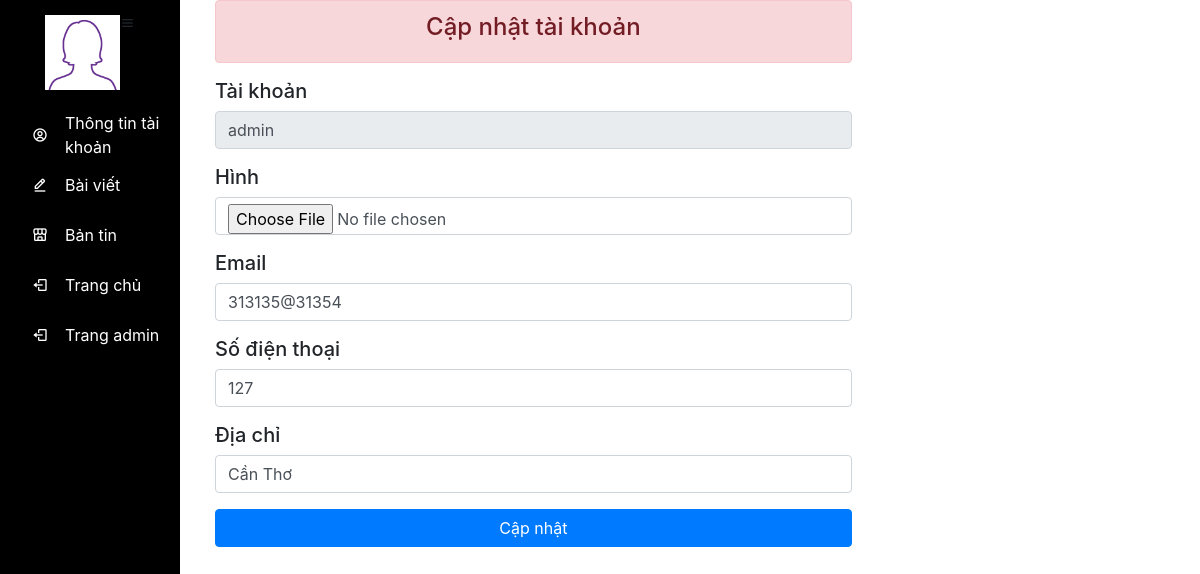
/view/tai_khoan/layout.php?tai_khoan_edit (signed in), run on the app's committed database.
### tables this page shows
CREATE TABLE `khach_hang` (
  `ten_dang_nhap` varchar(50) NOT NULL,
  `pass` varchar(100) NOT NULL,
  `hinh` varchar(500) NOT NULL,
  `email` varchar(50) NOT NULL,
  `sdt` varchar(10) NOT NULL,
  `dia_chi` varchar(50) NOT NULL,
  `vai_tro` varchar(20) NOT NULL,
  PRIMARY KEY (`ten_dang_nhap`),
  KEY `ten_dang_nhap` (`ten_dang_nhap`)
);

### controller/gobal.php (called while the page is built, shortened)
<?php
$root =  "/PHP1";
$controller = "$root/controller";
$view = "$root/view";
$content = "$root/content";
$model = "$root/model";
$css = "$content/css";
$img = "$content/img";
$admin = "$view/Admin";
$kiemthu = "$model/kiemthu";
$taikhoan = "$view/tai_khoan";

### model/database/pdo.php (called while the page is built, shortened)
<?php
function database()
{
    $host_name = "localhost";
    $db_name = "batdongsan";
    $username = "root";
    $password = "";
    $conn = new PDO("mysql:host=$host_name;dbname=$db_name;charset=utf8", $username, $password);
    $conn->setAttribute(PDO::ATTR_ERRMODE, PDO::ERRMODE_EXCEPTION);
    return $conn;
}
function pdo_query($sql)
{
    $sql_args = array_slice(func_get_args(), 1);
    try {
        $conn = database();
        $a = $conn->prepare($sql);
        $a->execute($sql_args);
        $rows = $a->fetchAll();
        return $rows;
    } catch (PDOException $e) {
        throw $e;
    } finally {
        unset($conn);
    }
}

### model/database/function.php (called while the page is built, shortened)
<?php
include("pdo.php");
function khach_hang_user($user)
{
    $sql = "SELECT * FROM khach_hang where ten_dang_nhap='$user'";
    $row = pdo_query($sql);
    return $row;
}

### view/tai_khoan/tt_tai_khoan/edit.php (the view, shortened to what this page needs)
<!doctype html>
<html lang="en">
<head>
    <link rel="stylesheet" href="https://stackpath.bootstrapcdn.com/bootstrap/4.3.1/css/bootstrap.min.css">
</head>
<body>
    <div class="container">
        <div class="row">
            <?php
            if (isset($_SESSION['user'])) {
                $user = $_SESSION['user'];
                $row = khach_hang_user($user);
                foreach ($row as $a) { ?>
                    <div class="col-md-8">
                        <div class="alert alert-danger">
                            <strong>
                                <h4 style="text-align: center;">Cập nhật tài khoản</h4>
                            </strong>
                        </div>
                        <form action="<?= $kiemthu ?>/taikhoan.php?action=edit" method="POST" enctype="multipart/form-data">
                            <div class="form-group">
                                <h5>Tài khoản</h5>
                                <input class="form-control" disabled value="<?= $a['ten_dang_nhap'] ?>">
                            </div>
                            <div class="form-group">
                                <h5>Hình</h5>
                                <input class="form-control" type="file" name="hinh" value="<?= $a['hinh'] ?>">
                            </div>
                            <div class="form-group">
                                <h5>Email</h5>
                                <input class="form-control" type="email" name="email" value="<?= $a['email'] ?>">
                            </div>
                            <div class="form-group">
                                <h5>Số điện thoại</h5>
                                <input class="form-control" name="sdt" value="<?= $a['sdt'] ?>">
                            </div>
                            <div class="form-group">
                                <h5>Địa chỉ</h5>
                                <input class="form-control" name="dia_chi" value="<?= $a['dia_chi'] ?>">
                            </div>
                            <button type="submit" class="btn btn-primary btn-block" name="sub_mit">Cập nhật</button>
                        </form>
                    </div>
            <?php }
            } ?>
        </div>
    </div>
</body>
</html>

### view/tai_khoan/nav_tk.php (shortened to what this page needs)
<!DOCTYPE html>
<html lang="en">
<head>
    <link rel="stylesheet" href="https://stackpath.bootstrapcdn.com/bootstrap/4.3.1/css/bootstrap.min.css">
    <link href='https://unpkg.com/boxicons@2.0.9/css/boxicons.min.css' rel='stylesheet'>
    <link rel="stylesheet" href="<?= $css ?>/nav.css">
</head>
<body>
    <div class="sidebar">
        <div class="logo_content">
            <?php
            if (isset($_SESSION['user'])) {
                $user = $_SESSION['user'];
                $row = khach_hang_user($user);
                foreach ($row as $a) {
            ?>
                    <div class="logo">
                        <img class="img-fluid" src="<?= $img ?>/<?= $a['hinh'] ?>" alt="">
                    </div>
                    <i class='bx bx-menu' id="btn"></i>
            <?php }
            } ?>
        </div>
        <ul nav_list>
            <li>
                <a href="<?= $taikhoan ?>/layout.php?tai_khoan_list">
                    <i class='bx bx-user-circle'></i>
                    <span class="links_name">Thông tin tài khoản</span>
                </a>
            </li>
            <li>
                <a href="<?= $taikhoan ?>/layout.php?baiviet_list">
                    <i class='bx bx-edit-alt'></i>
                    <span class="links_name">Bài viết</span>
                </a>
            </li>
            <li>
                <a href="<?= $taikhoan ?>/layout.php?ban_tin_list">
                    <i class='bx bx-store-alt'></i>
                    <span class="links_name">Bản tin</span>
                </a>
            </li>
            <li>
                <a href="<?= $controller ?>/layout.php">
                    <i class='bx bx-log-out'></i>
                    <span class="links_name">Trang chủ</span>
                </a>
            </li>
            <li>
                <?php if ($user == 'admin') {
                ?>
                    <a href="<?= $admin ?>/layout.php">
                        <i class='bx bx-log-out'></i>
                        <span class="links_name">Trang admin</span>
                    </a>
                <?php  } ?>
            </li>
        </ul>
    </div>
</body>
</html>

### content/css/nav.css (style rules this page uses)
* { margin: 0; padding: 0; box-sizing: border-box; }
.sidebar { position: fixed; height: 100%; width: 15%; background: black; padding: 15px; }
.logo_content { justify-content: center; display: flex; }
.sidebar > .logo_content > .logo { color: white; display: flex; height: 80%; border-radius: 50%; width: 50%; background: white; align-items: center; }
.sidebar > ul { margin-top: 20px; }
.sidebar > ul > li { list-style: none; }
.sidebar > ul > li > a { color: white; display: flex; align-items: center; text-decoration: none; transition: all 0.4s ease; border-radius: 12px; }
.sidebar > ul > li > a > i { height: 50px; min-width: 50px; border-radius: 12px; line-height: 50px; text-align: center; }

### data on the page
khach_hang: hinh (picture), ten_dang_nhap "admin", email "313135@31354", sdt "127", dia_chi "Cần Thơ"
